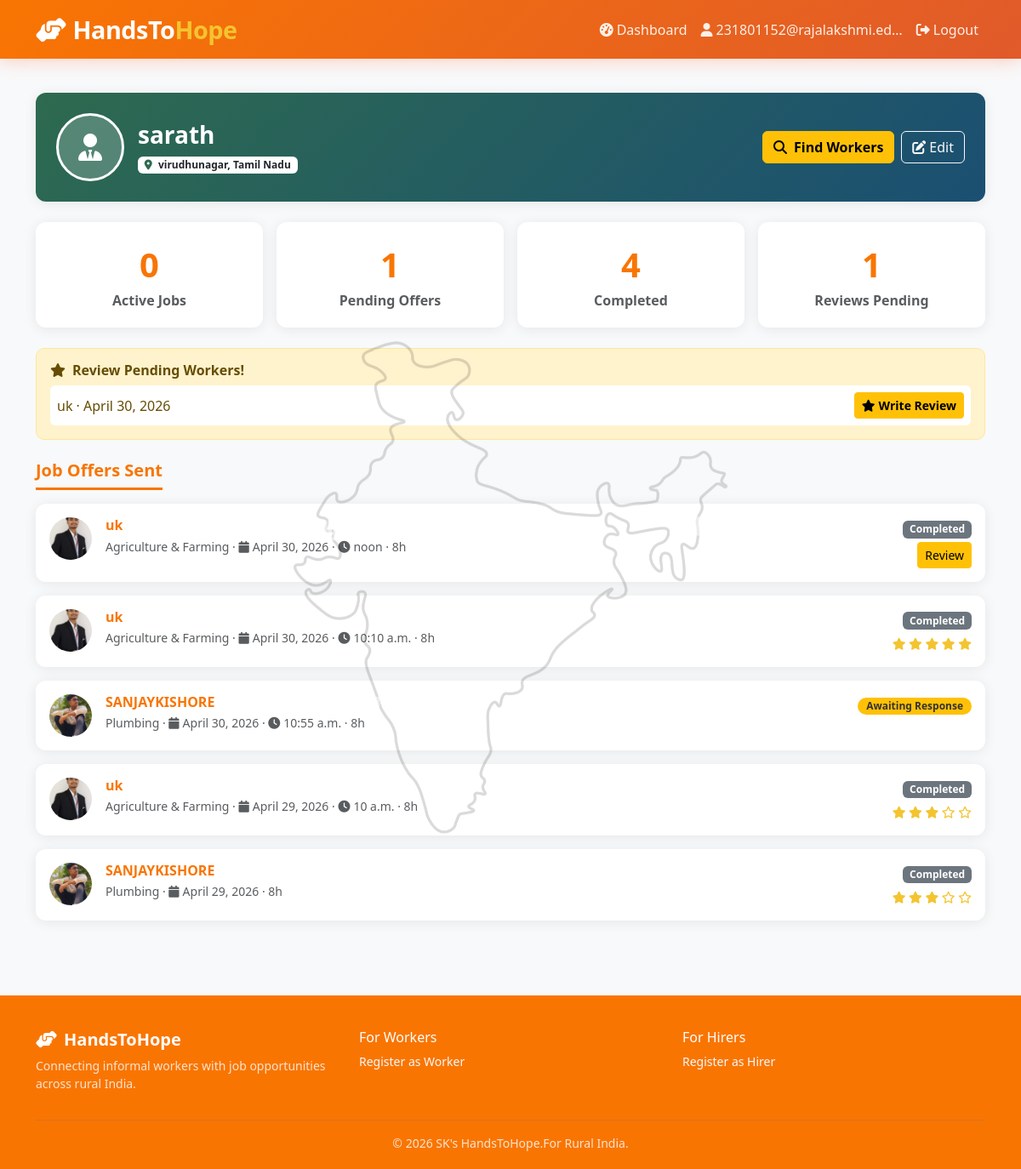
Page /hirers/dashboard/ (signed in) on the committed database.
### accounts/models.py (models this page shows, shortened)
class User(AbstractBaseUser, PermissionsMixin):
    USER_TYPES = (
        ('worker', 'Informal Worker'),
        ('hirer', 'Job Provider'),
        ('admin', 'Admin'),
    )
    email = models.EmailField(unique=True)
    phone = models.CharField(max_length=15, blank=True)
    user_type = models.CharField(max_length=10, choices=USER_TYPES)
    is_active = models.BooleanField(default=True)
    is_staff = models.BooleanField(default=False)
    is_email_verified = models.BooleanField(default=False)
    date_joined = models.DateTimeField(default=timezone.now)
    USERNAME_FIELD = 'email'
    REQUIRED_FIELDS = []
    objects = UserManager()

### hirers/models.py (models this page shows, shortened)
class HirerProfile(models.Model):
    user = models.OneToOneField(settings.AUTH_USER_MODEL, on_delete=models.CASCADE, related_name='hirer_profile')
    full_name = models.CharField(max_length=100)
    company_name = models.CharField(max_length=100, blank=True)
    photo = models.ImageField(upload_to='hirers/photos/', blank=True, null=True)
    village_town = models.CharField(max_length=100)
    district = models.CharField(max_length=100)
    state = models.CharField(max_length=50)
    pincode = models.CharField(max_length=6)
    full_address = models.TextField()
    created_at = models.DateTimeField(auto_now_add=True)
    updated_at = models.DateTimeField(auto_now=True)

### jobs/models.py (models this page shows, shortened)
class JobOffer(models.Model):
    STATUS_CHOICES = (
        ('pending', 'Pending'),
        ('accepted', 'Accepted'),
        ('rejected', 'Rejected'),
        ('completed', 'Completed'),
        ('cancelled', 'Cancelled'),
    )
    hirer = models.ForeignKey('hirers.HirerProfile', on_delete=models.CASCADE, related_name='offers_sent')
    worker = models.ForeignKey('workers.WorkerProfile', on_delete=models.CASCADE, related_name='offers_received')
    status = models.CharField(max_length=10, choices=STATUS_CHOICES, default='pending')
    work_date = models.DateField()
    work_time = models.TimeField(null=True, blank=True)
    duration_hours = models.PositiveIntegerField(default=8, help_text='Expected hours of work')
    description = models.TextField(blank=True, help_text='Description of work to be done')
    offered_wage = models.DecimalField(max_digits=8, decimal_places=2, null=True, blank=True)
    created_at = models.DateTimeField(auto_now_add=True)
    completed_at = models.DateTimeField(null=True, blank=True)
    class Meta:
        ordering = ['-created_at']

class Review(models.Model):
    offer = models.OneToOneField(JobOffer, on_delete=models.CASCADE, related_name='review')
    worker = models.ForeignKey('workers.WorkerProfile', on_delete=models.CASCADE, related_name='reviews')
    hirer = models.ForeignKey('hirers.HirerProfile', on_delete=models.CASCADE, related_name='reviews_given')
    rating = models.PositiveIntegerField(
        validators=[MinValueValidator(1), MaxValueValidator(5)],
        help_text='Rating from 1 to 5 stars'
    )
    review_text = models.TextField(help_text='Describe the worker\'s performance in detail')
    is_approved = models.BooleanField(default=True, help_text='Admin can hide inappropriate reviews')
    is_fake = models.BooleanField(default=False, help_text='Flagged as fake by ML model')
    created_at = models.DateTimeField(auto_now_add=True)

### workers/models.py (models this page shows, shortened)
class WorkerProfile(models.Model):
    user = models.OneToOneField(settings.AUTH_USER_MODEL, on_delete=models.CASCADE, related_name='worker_profile')
    full_name = models.CharField(max_length=100)
    date_of_birth = models.DateField(null=True, blank=True)
    gender = models.CharField(max_length=10, choices=[('male', 'Male'), ('female', 'Female'), ('other', 'Other')])
    photo = models.ImageField(upload_to='workers/photos/', blank=True, null=True)
    aadhar_number = models.CharField(max_length=12, unique=True)
    aadhar_card_image = models.ImageField(upload_to='workers/aadhar/', blank=True, null=True)
    village_town = models.CharField(max_length=100)
    district = models.CharField(max_length=100)
    state = models.CharField(max_length=50, choices=STATES_CHOICES)
    pincode = models.CharField(max_length=6)
    full_address = models.TextField()
    primary_skill = models.CharField(max_length=50, choices=SKILL_CATEGORIES)
    secondary_skills = models.CharField(max_length=200, blank=True, help_text='Comma-separated')
    years_of_experience = models.PositiveIntegerField(default=0)
    brief_intro = models.TextField(help_text='Tell about your work experience')
    is_available = models.BooleanField(default=True)
    average_rating = models.DecimalField(max_digits=3, decimal_places=2, default=0.00)
    total_ratings = models.PositiveIntegerField(default=0)
    rating_score = models.DecimalField(max_digits=10, decimal_places=2, default=0.00,
                                        help_text='Blockchain-style score for verification accuracy')
    verification_status = models.CharField(max_length=10, choices=VERIFICATION_STATUS, default='pending')
    verified_at = models.DateTimeField(null=True, blank=True)
    created_at = models.DateTimeField(auto_now_add=True)
    updated_at = models.DateTimeField(auto_now=True)

### hirers/views.py (the view)
    def wrapper(request, *args, **kwargs):
        if not request.user.is_authenticated:
            return redirect('login')
        if request.user.user_type != 'hirer':
            messages.error(request, 'Access denied.')
            return redirect('home')
        return view_func(request, *args, **kwargs)

### templates/hirers/dashboard.html (shortened to what this page needs)
{% extends 'base.html' %}
{% block content %}
<div class="container py-4">
    <div class="card mb-4" style="background:linear-gradient(135deg,var(--green),#1B4F72);color:white;border:none;">
        <div class="card-body p-4">
            <div class="d-flex align-items-center gap-3 flex-wrap">
                {% if profile.photo %}
                    <img src="{{ profile.photo.url }}" class="profile-photo" style="border-color:white" alt="">
                {% else %}
                    <div style="width:80px;height:80px;border-radius:50%;background:rgba(255,255,255,0.2);display:flex;align-items:center;justify-content:center;border:3px solid white;">
                        <i class="fas fa-user-tie fa-2x text-white"></i>
                    </div>
                {% endif %}
                <div class="flex-grow-1">
                    <h3 class="fw-bold mb-1">{{ profile.full_name }}</h3>
                    <span class="badge bg-white text-dark">
                        <i class="fas fa-map-marker-alt me-1" style="color:var(--green)"></i>
                        {{ profile.district }}, {{ profile.state }}
                    </span>
                </div>
                <div class="d-flex gap-2 flex-wrap">
                    <a href="{% url 'search_workers' %}" class="btn btn-warning fw-bold">
                        <i class="fas fa-search me-2"></i>Find Workers
                    </a>
                    <a href="{% url 'edit_hirer_profile' %}" class="btn btn-outline-light">
                        <i class="fas fa-edit me-1"></i>Edit
                    </a>
                </div>
            </div>
        </div>
    </div>
    <div class="row g-3 mb-4">
        <div class="col-md-3 col-6">
            <div class="stat-card">
                <div class="stat-number">{{ active_offers.count }}</div>
                <p class="mb-0 fw-bold text-muted">Active Jobs</p>
            </div>
        </div>
        <div class="col-md-3 col-6">
            <div class="stat-card">
                <div class="stat-number">{{ pending_offers.count }}</div>
                <p class="mb-0 fw-bold text-muted">Pending Offers</p>
            </div>
        </div>
        <div class="col-md-3 col-6">
            <div class="stat-card">
                <div class="stat-number">{{ completed_offers.count }}</div>
                <p class="mb-0 fw-bold text-muted">Completed</p>
            </div>
        </div>
        <div class="col-md-3 col-6">
            <div class="stat-card">
                <div class="stat-number">{{ to_review.count }}</div>
                <p class="mb-0 fw-bold text-muted">Reviews Pending</p>
            </div>
        </div>
    </div>
    {% if to_review %}
    <div class="alert alert-warning mb-4">
        <h6 class="fw-bold"><i class="fas fa-star me-2"></i>Review Pending Workers!</h6>
        {% for offer in to_review %}
        <div class="d-flex justify-content-between align-items-center mt-2 p-2 bg-white rounded">
            <span>{{ offer.worker.full_name }} · {{ offer.work_date }}</span>
            <a href="{% url 'write_review' offer.id %}" class="btn btn-warning btn-sm fw-bold">
                <i class="fas fa-star me-1"></i>Write Review
            </a>
        </div>
        {% endfor %}
    </div>
    {% endif %}
    <h5 class="section-title mb-3">Job Offers Sent</h5>
    {% if offers %}
        {% for offer in offers %}
        <div class="card mb-3">
            <div class="card-body">
                <div class="d-flex justify-content-between align-items-start flex-wrap gap-2">
                    <div class="d-flex gap-3">
                        {% if offer.worker.photo %}
                            <img src="{{ offer.worker.photo.url }}" style="width:50px;height:50px;border-radius:50%;object-fit:cover;" alt="">
                        {% else %}
                            <div style="width:50px;height:50px;border-radius:50%;background:#f0f0f0;display:flex;align-items:center;justify-content:center;">
                                <i class="fas fa-user text-muted"></i>
                            </div>
                        {% endif %}
                        <div>
                            <h6 class="fw-bold mb-1">
                                <a href="{% url 'public_worker_profile' offer.worker.id %}" class="text-decoration-none" style="color:var(--blue)">
                                    {{ offer.worker.full_name }}
                                </a>
                            </h6>
                            <p class="text-muted small mb-1">
                                {{ offer.worker.get_primary_skill_display }} ·
                                <i class="fas fa-calendar me-1"></i>{{ offer.work_date }}
                                {% if offer.work_time %}· <i class="fas fa-clock me-1"></i>{{ offer.work_time }}{% endif %}
                                · {{ offer.duration_hours }}h
                            </p>
                        </div>
                    </div>
                    <div class="text-end">
                        {% if offer.status == 'pending' %}
                            <span class="badge badge-pending">Awaiting Response</span>
                        {% elif offer.status == 'completed' %}
                            <span class="badge bg-secondary">Completed</span>
                            {% if not offer.review %}
                                <div class="mt-1">
                                    <a href="{% url 'write_review' offer.id %}" class="btn btn-warning btn-sm">Review</a>
                                </div>
                            {% else %}
                                <div class="mt-1">
                                    <span class="star-rating small">
                                        {% for i in "12345" %}
                                            <i class="fa{% if forloop.counter <= offer.review.rating %}s{% else %}r{% endif %} fa-star"></i>
                                        {% endfor %}
                                    </span>
                                </div>
                            {% endif %}
                        {% elif offer.status == 'rejected' %}
                            <span class="badge bg-danger">Rejected</span>
                        {% endif %}
                    </div>
                </div>
            </div>
        </div>
        {% endfor %}
    {% else %}
        <div class="card p-4 text-center text-muted">
            <i class="fas fa-search fa-3x mb-2 opacity-25"></i>
            <p>No offers sent yet. <a href="{% url 'search_workers' %}">Search for workers</a> in your area.</p>
        </div>
    {% endif %}
</div>
{% endblock %}

### templates/base.html (shortened to what this page needs)
{% load static %}
<!DOCTYPE html>
<html lang="en">
<head>
    <link href="https://cdn.jsdelivr.net/npm/bootstrap@5.3.0/dist/css/bootstrap.min.css" rel="stylesheet">
    <link href="https://cdnjs.cloudflare.com/ajax/libs/font-awesome/6.4.0/css/all.min.css" rel="stylesheet">
</head>
<body>
<div id="india-map-bg" aria-hidden="true">
  <img src="{% static 'images/map-of-india-outline-silhouette-of-india-map-illustration-RGHNKJ.jpg' %}"
       alt="" style="width:100%;height:100%;object-fit:contain;">
</div>
<nav class="navbar navbar-expand-lg">
    <div class="container">
        <a class="navbar-brand" href="{% url 'home' %}">
            <i class="fas fa-hands-helping me-2"></i>HandsTo<span>Hope</span>
        </a>
        <div class="collapse navbar-collapse" id="navMenu">
            <ul class="navbar-nav ms-auto">
                {% if user.is_authenticated %}
                    <li class="nav-item">
                        <a class="nav-link" href="{% url 'dashboard' %}">
                            <i class="fas fa-tachometer-alt me-1"></i>Dashboard
                        </a>
                    </li>
                    <li class="nav-item">
                        <span class="nav-link">
                            <i class="fas fa-user me-1"></i>{{ user.email|truncatechars:25 }}
                        </span>
                    </li>
                    <li class="nav-item">
                        <a class="nav-link" href="{% url 'logout' %}">
                            <i class="fas fa-sign-out-alt me-1"></i>Logout
                        </a>
                    </li>
                {% endif %}
            </ul>
        </div>
    </div>
</nav>
{% block content %}{% endblock %}
<footer class="mt-5">
    <div class="container">
        <div class="row">
            <div class="col-md-4">
                <h5 class="text-white fw-bold"><i class="fas fa-hands-helping me-2"></i>HandsToHope</h5>
                <p class="small">Connecting informal workers with job opportunities across rural India.</p>
            </div>
            <div class="col-md-4">
                <h6 class="text-white">For Workers</h6>
                <ul class="list-unstyled small">
                    <li><a href="{% url 'worker_signup' %}" class="text-light text-decoration-none">Register as Worker</a></li>
                </ul>
            </div>
            <div class="col-md-4">
                <h6 class="text-white">For Hirers</h6>
                <ul class="list-unstyled small">
                    <li><a href="{% url 'hirer_signup' %}" class="text-light text-decoration-none">Register as Hirer</a></li>
                </ul>
            </div>
        </div>
        <hr class="border-secondary">
        <p class="text-center small mb-0">© 2026 SK's HandsToHope.For Rural India.</p>
    </div>
</footer>
</body>
</html>

### rows in the picture
User: email "231801152@rajalakshmi.ed…"
HirerProfile: full_name "sarath", district "virudhunagar", state "Tamil Nadu"
JobOffer: worker.full_name "uk", work_date "April 30, 2026", worker.photo (picture), worker.primary_skill "Agriculture & Farming", work_time "noon", duration_hours "8", status "Completed"
JobOffer: worker.photo (picture), worker.full_name "uk", worker.primary_skill "Agriculture & Farming", work_date "April 30, 2026", work_time "10:10 a.m.", duration_hours "8", status "Completed"
JobOffer: worker.photo (picture), worker.full_name "SANJAYKISHORE", worker.primary_skill "Plumbing", work_date "April 30, 2026", work_time "10:55 a.m.", duration_hours "8", status "Awaiting Response"
JobOffer: worker.photo (picture), worker.full_name "uk", worker.primary_skill "Agriculture & Farming", work_date "April 29, 2026", work_time "10 a.m.", duration_hours "8", status "Completed"
JobOffer: worker.photo (picture), worker.full_name "SANJAYKISHORE", worker.primary_skill "Plumbing", work_date "April 29, 2026", duration_hours "8", status "Completed"

### other values in the picture
{{ active_offers.count }} "0"
{{ pending_offers.count }} "1"
{{ completed_offers.count }} "4"
{{ to_review.count }} "1"
